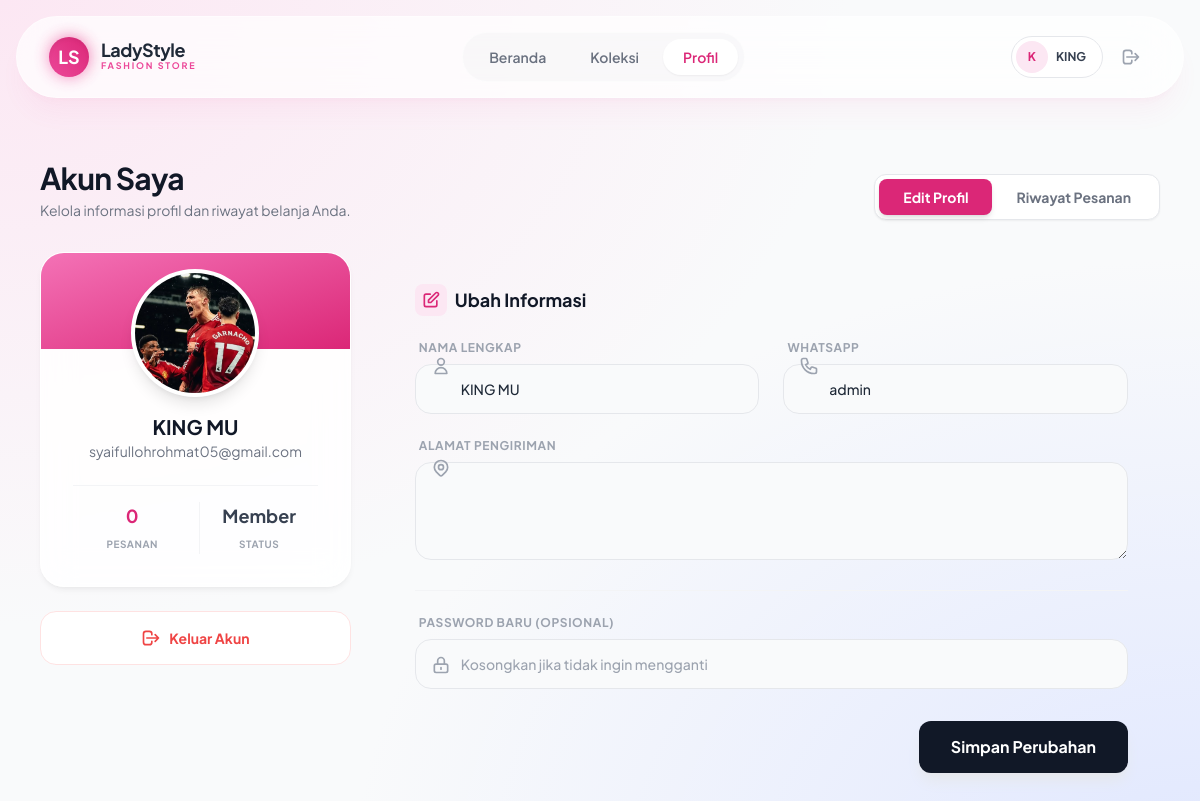
Screenshot of /profile.php (signed in) with the database file from the repository.
### tables this page shows
CREATE TABLE `users` (
  `id` int NOT NULL,
  `name` varchar(100) NOT NULL,
  `email` varchar(100) NOT NULL,
  `avatar` varchar(255) DEFAULT NULL,
  `phone` varchar(20) DEFAULT NULL,
  `address` text,
  `password` varchar(255) NOT NULL,
  `role` enum('admin','staff','customer') DEFAULT 'customer',
  `created_at` timestamp NULL DEFAULT CURRENT_TIMESTAMP
);

### profile.php (the view, shortened to what this page needs)
<?php
require __DIR__ . '/includes/config.php';
$id = $_SESSION['user_id'];
$stmt = $pdo->prepare("SELECT * FROM users WHERE id = ?");
$stmt->execute([$id]);
$user = $stmt->fetch();
$userAvatar = $user['avatar'] ?? 'https://ui-avatars.com/api/?name='.urlencode($user['name']).'&background=ec4899&color=fff&size=200';
$orders = [];
if (!empty($user['phone'])) {
    $stmtO = $pdo->prepare("
        SELECT o.*, p.name as product_name, p.image
        FROM orders o
        JOIN products p ON o.product_id = p.id
        WHERE o.customer_phone = ?
        ORDER BY o.created_at DESC
    ");
    $stmtO->execute([$user['phone']]);
    $orders = $stmtO->fetchAll();
}
?>
<!DOCTYPE html>
<html lang="id">
<head>
    <?php require __DIR__ . '/includes/head.php'; ?>
</head>
<body class="bg-gray-50 text-gray-800 font-sans">
    <?php require __DIR__ . '/includes/navbar.php'; ?>
    <main class="max-w-6xl mx-auto px-4 py-8 pb-20">
        <div class="flex flex-col md:flex-row justify-between items-end mb-8 gap-4">
            <div>
                <h1 class="text-3xl font-bold text-gray-900 tracking-tight">Akun Saya</h1>
                <p class="text-gray-500 text-sm mt-1">Kelola informasi profil dan riwayat belanja Anda.</p>
            </div>
            <div class="flex bg-white p-1 rounded-xl border border-gray-200 shadow-sm">
                <button onclick="switchTab('profile')" id="btn-profile" class="px-6 py-2 rounded-lg text-sm font-bold bg-ls-600 text-white shadow-md transition-all">
                    Edit Profil
                </button>
                <button onclick="switchTab('orders')" id="btn-orders" class="px-6 py-2 rounded-lg text-sm font-bold text-gray-500 hover:bg-gray-50 transition-all">
                    Riwayat Pesanan
                </button>
            </div>
        </div>
        <div class="grid lg:grid-cols-[1fr_2.5fr] gap-8">
            <div class="h-fit space-y-6">
                <div class="glass-card p-8 rounded-3xl text-center relative overflow-hidden">
                    <div class="relative w-32 h-32 mx-auto -mt-4 mb-4 rounded-full border-4 border-white shadow-lg overflow-hidden bg-white avatar-upload cursor-pointer group">
                        <img id="avatarPreview" src="<?= htmlspecialchars($userAvatar) ?>" class="w-full h-full object-cover transition duration-500 group-hover:scale-110">
                    </div>
                    <h2 class="font-bold text-xl text-gray-900"><?= htmlspecialchars($user['name']) ?></h2>
                    <p class="text-sm text-gray-500 mb-6"><?= htmlspecialchars($user['email']) ?></p>
                    <div class="grid grid-cols-2 gap-2 border-t border-gray-100 pt-4">
                        <div class="text-center">
                            <span class="block text-lg font-bold text-ls-600"><?= count($orders) ?></span>
                            <span class="text-[10px] text-gray-400 uppercase tracking-wider font-bold">Pesanan</span>
                        </div>
                        <div class="text-center border-l border-gray-100">
                            <span class="block text-lg font-bold text-gray-700">Member</span>
                            <span class="text-[10px] text-gray-400 uppercase tracking-wider font-bold">Status</span>
                        </div>
                    </div>
                </div>
                <a href="/ladystyle-shop/logout.php" class="flex items-center justify-center gap-2 w-full py-4 rounded-2xl bg-white border border-red-100 text-red-500 font-bold text-sm hover:bg-red-50 hover:shadow-lg hover:-translate-y-1 transition-all duration-300">
                    <svg class="w-5 h-5" fill="none" stroke="currentColor" viewBox="0 0 24 24"><path stroke-linecap="round" stroke-linejoin="round" stroke-width="2" d="M17 16l4-4m0 0l-4-4m4 4H7m6 4v1a3 3 0 01-3 3H6a3 3 0 01-3-3V7a3 3 0 013-3h4a3 3 0 013 3v1"/></svg>
                    Keluar Akun
                </a>
            </div>
            <div class="space-y-6">
                <div id="tab-profile" class="glass-panel p-8 rounded-3xl animate-fade">
                    <h3 class="text-lg font-bold text-gray-900 mb-6 flex items-center gap-2">
                        <span class="w-8 h-8 rounded-lg bg-ls-100 text-ls-600 flex items-center justify-center">
                            <svg class="w-5 h-5" fill="none" stroke="currentColor" viewBox="0 0 24 24"><path stroke-linecap="round" stroke-linejoin="round" stroke-width="2" d="M11 5H6a2 2 0 00-2 2v11a2 2 0 002 2h11a2 2 0 002-2v-5m-1.414-9.414a2 2 0 112.828 2.828L11.828 15H9v-2.828l8.586-8.586z"/></svg>
                        </span>
                        Ubah Informasi
                    </h3>
                    <form method="post" enctype="multipart/form-data" class="space-y-6">
                        <div class="grid md:grid-cols-2 gap-6">
                            <div class="input-group">
                                <label class="block text-xs font-bold text-gray-400 uppercase tracking-wider mb-2 ml-1">Nama Lengkap</label>
                                <input type="text" name="name" value="<?= htmlspecialchars($user['name']) ?>" required class="w-full px-4 py-3.5 rounded-2xl bg-gray-50 border border-gray-200 text-sm font-medium">
                                <svg class="input-icon w-5 h-5" fill="none" stroke="currentColor" viewBox="0 0 24 24"><path stroke-linecap="round" stroke-linejoin="round" stroke-width="2" d="M16 7a4 4 0 11-8 0 4 4 0 018 0zM12 14a7 7 0 00-7 7h14a7 7 0 00-7-7z"/></svg>
                            </div>
                            <div class="input-group">
                                <label class="block text-xs font-bold text-gray-400 uppercase tracking-wider mb-2 ml-1">WhatsApp</label>
                                <input type="text" name="phone" value="<?= htmlspecialchars($user['phone'] ?? '') ?>" placeholder="08..." class="w-full px-4 py-3.5 rounded-2xl bg-gray-50 border border-gray-200 text-sm font-medium">
                            </div>
                        </div>
                        <div class="input-group">
                            <label class="block text-xs font-bold text-gray-400 uppercase tracking-wider mb-2 ml-1">Alamat Pengiriman</label>
                            <textarea name="address" rows="3" class="w-full px-4 py-3.5 rounded-2xl bg-gray-50 border border-gray-200 text-sm font-medium leading-relaxed"><?= htmlspecialchars($user['address'] ?? '') ?></textarea>
                        </div>
                        <div class="pt-6 border-t border-gray-100">
                            <label class="block text-xs font-bold text-gray-400 uppercase tracking-wider mb-2 ml-1">Password Baru (Opsional)</label>
                            <div class="input-group">
                                <input type="password" name="password" placeholder="Kosongkan jika tidak ingin mengganti" class="w-full px-4 py-3.5 rounded-2xl bg-gray-50 border border-gray-200 text-sm font-medium">
                                <svg class="input-icon w-5 h-5" fill="none" stroke="currentColor" viewBox="0 0 24 24"><path stroke-linecap="round" stroke-linejoin="round" stroke-width="2" d="M12 15v2m-6 4h12a2 2 0 002-2v-6a2 2 0 00-2-2H6a2 2 0 00-2 2v6a2 2 0 002 2zm10-10V7a4 4 0 00-8 0v4h8z"/></svg>
                            </div>
                        </div>
                        <div class="flex justify-end pt-2">
                            <button type="submit" class="px-8 py-3.5 rounded-xl bg-gray-900 text-white font-bold shadow-lg shadow-gray-200 hover:bg-ls-600 hover:shadow-ls-200 transition-all duration-300 transform hover:-translate-y-1">
                                Simpan Perubahan
                            </button>
                        </div>
                    </form>
                </div>
            </div>
        </div>
    </main>
</body>
</html>

### includes/head.php (style rules this page uses)
body { background-color: #f8fafc; background-image: radial-gradient(at 0% 0%, rgba(252, 231, 243, 1) 0, transparent 50%), radial-gradient(at 100% 100%, rgba(224, 231, 255, 1) 0, transparent 50%); background-attachment: fixed; }
.glass-card { background: rgba(255, 255, 255, 0.85); backdrop-filter: blur(16px); border: 1px solid rgba(255, 255, 255, 0.6); box-shadow: 0 4px 6px -1px rgba(0, 0, 0, 0.05), 0 2px 4px -1px rgba(0, 0, 0, 0.03); }

### profile.php (style rules this page uses)
.input-group { position: relative; }
.input-group input, .input-group textarea { padding-left: 2.8rem; transition: all 0.3s; }
.input-icon { position: absolute; left: 1rem; top: 1rem; color: #9ca3af; transition: color 0.3s; }

### rows the page displays
users: avatar (picture), name "KING MU", email "syaifullohrohmat05@gmail.com", phone "admin"

### other values shown
substr($_SESSION['user_name'] ?? 'U', 0, 1) "K"
explode(' ', $_SESSION['user_name'])[0] "KING"
count($orders) "0"
